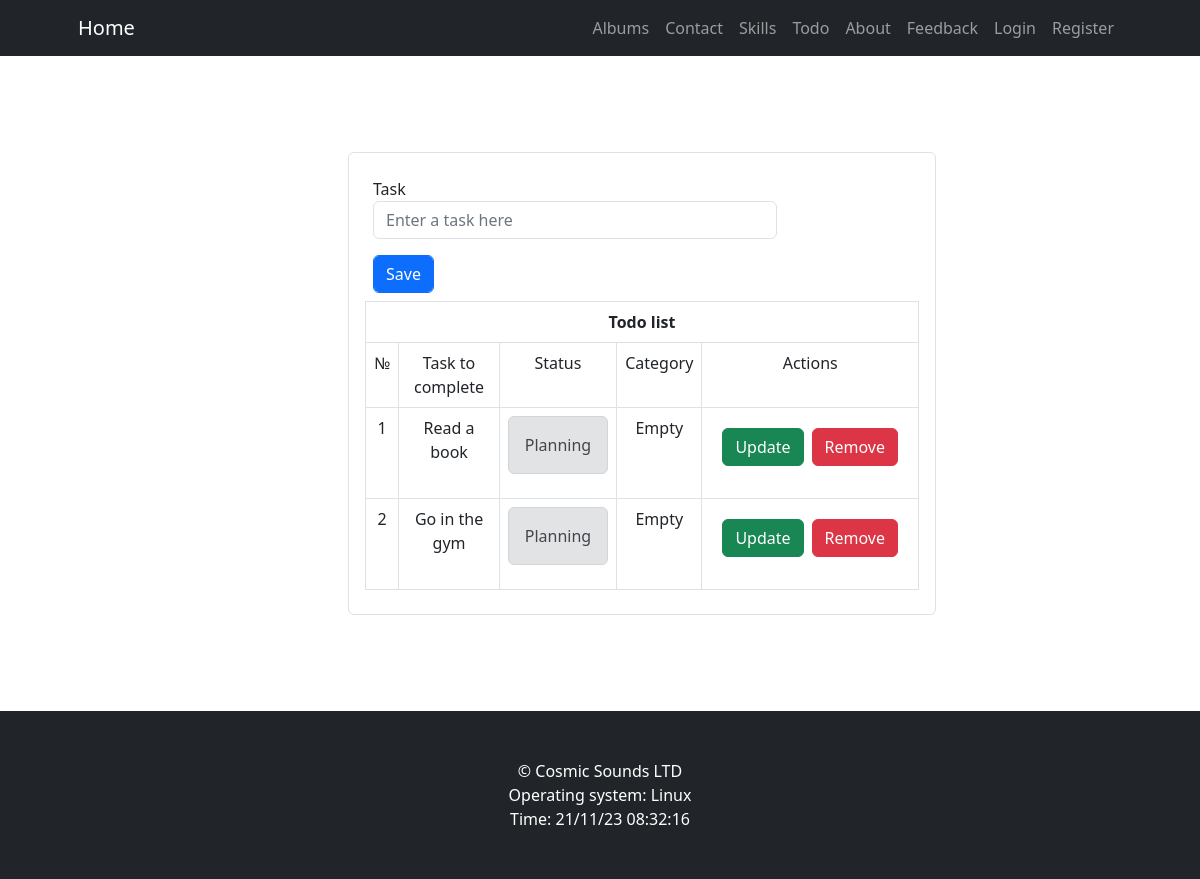
Before: /todo with the older database file.
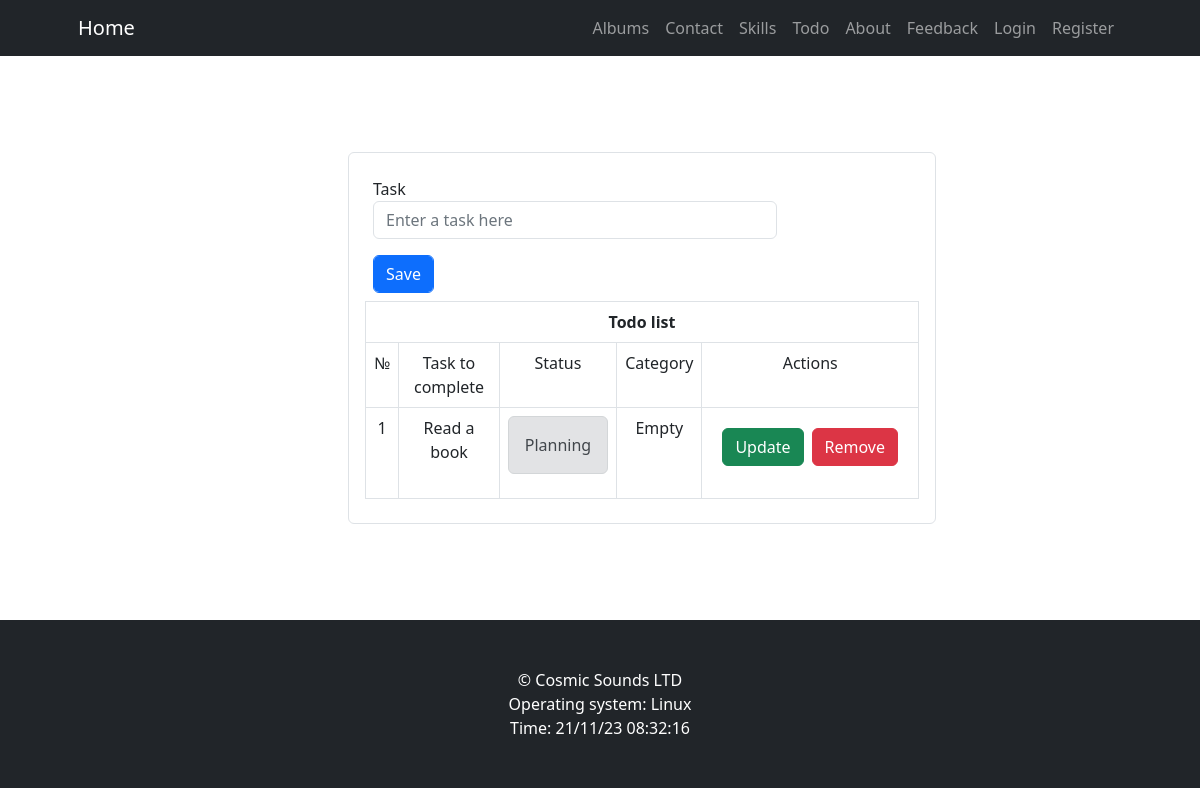
After: the same page with the newer database file.
### app/helpers/database.py (models this page shows, shortened)
class HandleTodos(Todo):
    def show(self):
        todos = db.session.query(Todo)
        return todos

### app/views.py (the view)
@app.route("/todo")
def todo_list():
    title = "Todo list"
    form = TodoForm()
    handle = database.HandleTodos()
    todo = handle.show()
    return render_template("todo.html", title=title, form=form, todo=todo)

### app/forms.py
class TodoForm(FlaskForm):
    task = StringField("Task", validators=[DataRequired(), Length(min=4, max=20)], render_kw={"placeholder": "Enter a task here"})
    save = SubmitField("Save")

### app/views.py (called while the page is built)
@app.context_processor
def base():
    now = datetime.datetime.now()
    time = now.strftime("%d/%m/%y %H:%M:%S")
    menu = [
        {"text": "Albums", "link": url_for("albums")},
        {"text": "Contact", "link": url_for("contact")},
        {"text": "Skills", "link": url_for("skills")},
        {"text": "Todo", "link": url_for("todo_list")},
        {"text": "About", "link": url_for("about")},
        {"text": "Feedback", "link": url_for("feedback")},
        {"text": "Login", "link": url_for("login")},
        {"text": "Register", "link": url_for("register")},
    ]
    return dict(
        platform=platform,
        time=time,
        menu=menu)

### app/templates/todo.html (shortened to what this page needs)
{% extends "base.html" %}
{% import "_fields.html" as field %}
{% block content %}
<div class="container mx-auto p-3">
    <div class="col-md-7 offset-md-3 border rounded p-3">
        <form action="{{ url_for('add_todo') }}" method="post">
            {{ field.todo_form(form) }}
        </form>
        <div class="table-responsive">
            <table aria-describedby="todo" class="table table-bordered mb-2">
                <thead>
                    <th colspan="5" class="text-center">
                        Todo list
                    </th>
                </thead>
                <tr class="text-center">
                    <td>№</td>
                    <td>Task to complete</td>
                    <td>Status</td>
                    <td>Category</td>
                    <td>Actions</td>
                </tr>
                {% for task in todo %}
                <tr class="container text-center">
                    <td>{{ task.id }}</td>
                    <td>{{ task.task }}</td>
                    <td>
                        {% if task.status != "Completed" %}
                        <div class="alert alert-secondary">{{ task.status }}</div>
                        {% else %}
                        <div class="alert alert-success">{{ task.status }}</div>
                        {% endif %}
                    </td>
                    <td>{{ task.category }}</td>
                    <td>
                        <div class="d-flex justify-content-center p-2">
                            <form action="{{ url_for('update_todo', id=task.id) }}" method="post" class="p-1">
                                <input type="submit" value="Update" class="btn btn-success">
                            </form>
                            <form action="{{ url_for('remove_todo', id=task.id) }}" method="post" class="p-1">
                                <input type="submit" value="Remove" class="btn btn-danger">
                            </form>
                        </div>
                    </td>
                </tr>
                {% endfor %}
            </table>
        </div>
    </div>
</div>
{% endblock %}

Changed rows visible on the page:
removed HandleTodos: id "2", task "Go in the gym", status "Planning", category "Empty"
